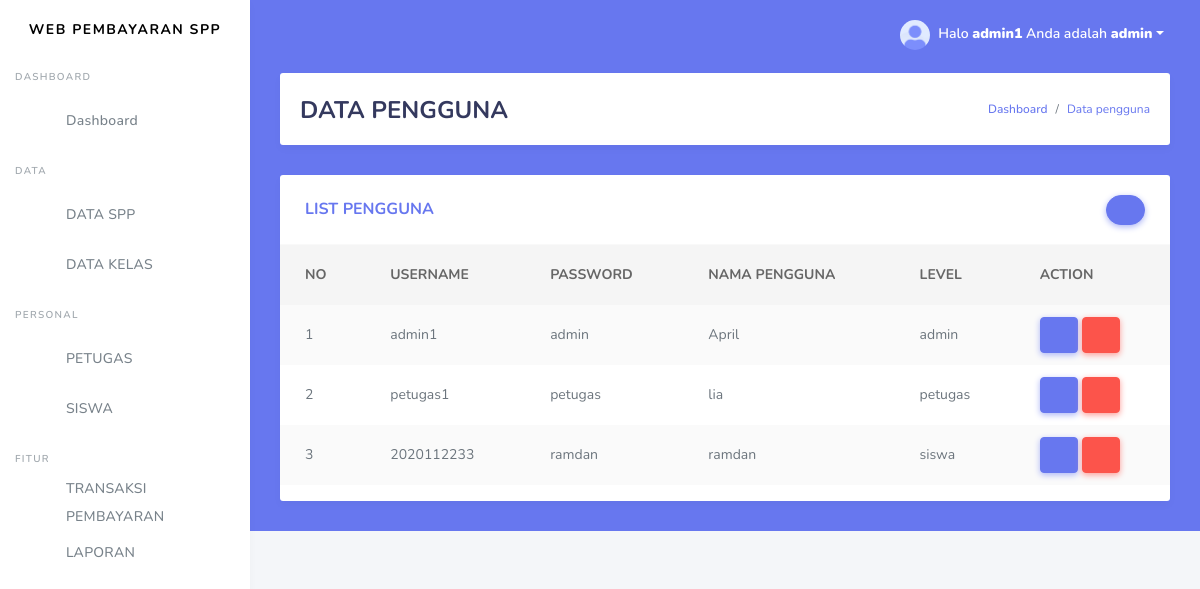
Page /petugas.php (signed in) on the committed database.
### tables this page shows
CREATE TABLE `petugas` (
  `id_petugas` int(11) NOT NULL,
  `username` varchar(25) NOT NULL,
  `password` varchar(32) NOT NULL,
  `nama_petugas` varchar(35) NOT NULL,
  `level` enum('admin','petugas','siswa') NOT NULL
);

### petugas.php (the view, shortened to what this page needs)
<!DOCTYPE html>
<html>
  <head>
  </head>
<body>
	<?php
  include ('tampilan/header.php');
  include ('tampilan/sidebar.php');
?>
      <div class="main-content bg-primary">
        <section class="section">
          <div class="section-header">
            <h1>DATA PENGGUNA</h1>
            <div class="section-header-breadcrumb">
              <div class="breadcrumb-item active"><a href="#">Dashboard</a></div>
              <div class="breadcrumb-item text-primary">Data pengguna</div>
            </div>
          </div>
            <div class="row">
              <div class="col-12">
                <div class="card">
                  <div class="card-header">
                    <h4>LIST PENGGUNA</h4>
                    <div class="card-header-form">
                      <form>
                          <div class="input-group-btn">
                            <a href="tambah_petugas.php" class="btn btn-primary"><i class="fas fa-plus"></i></a>
                        </div>
                      </form>
                    </div>
                  </div>
                  <div class="card-body p-0">
                    <div class="table-responsive">
                      <table class="table table-striped">
                       <thead>
                          <tr>
                          <th>NO</th>
                          <th>USERNAME</th>
                          <th>PASSWORD</th>
                          <th>NAMA PENGGUNA</th>
                          <th>LEVEL</th>
                          <th>ACTION</th>
                        </tr>
                        </thead>
                         <tbody>
                           <?php
                              $query = "SELECT * FROM petugas ORDER BY id_petugas ASC";
                              $result = mysqli_query($koneksi, $query);
                              $no = 1;
                              while($row = mysqli_fetch_assoc($result))
                              {
                              ?>
                        <tr>
                          <td><?php echo $no; ?></td>
                          <td><?php echo $row['username']; ?></td>
                           <td><?php echo $row['password']; ?></td>
                            <td><?php echo $row['nama_petugas']; ?></td>
                             <td><?php echo $row['level']; ?></td>
                          <td>
                          <a href="edit_petugas.php?id=<?php echo $row['id_petugas']; ?>"class="btn btn-primary"><i class="fas fa-edit"></i></a>
                          <a href="proses_hapuspetugas.php?id=<?php echo $row['id_petugas']; ?>" class="btn btn-danger" onClick="return confirm('Anda yakin akan menghapus data ini?')"><i class="fas fa-trash"></i></a>
                          </td>
                        </tr>
                         <?php
                           $no++;
                           }
                         ?>
                         </tbody>
                      </table>
                    </div>
                  </div>
                </div>
              </div>
            </div>
        </section>
      </div>
    </div>
  </div>
</body>
</html>

### rows in the picture
petugas: username "admin1", password "admin", nama_petugas "April", level "admin"
petugas: username "petugas1", password "petugas", nama_petugas "lia", level "petugas"
petugas: username "2020112233", password "ramdan", nama_petugas "ramdan", level "siswa"

### other values in the picture
$_SESSION['username'] "admin1"
$_SESSION['level'] "admin"
